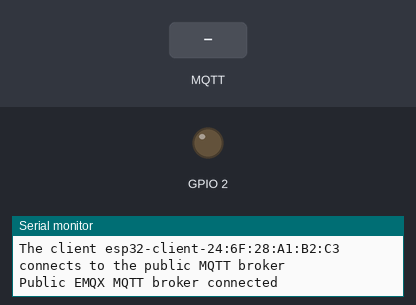
The sketch below on a simulated ESP32. Shown: output pins drawn as LEDs (lit = HIGH), the last lines printed to the serial monitor. The inputs (shaded band) are chosen by the test bench. WiFi joins after 1.5 s; servers stay silent unless stated; no MQTT or app messages arrive unless stated.

Above: at 2.7 s.
2.8 s: MQTT message "on" arrives on the first subscribed topic
At 3.6 s:
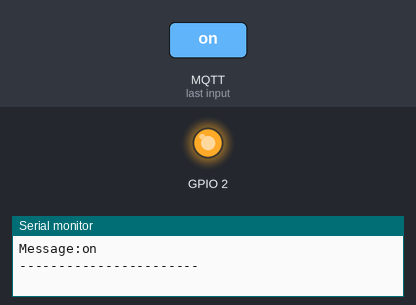
4.3 s: MQTT message "off" arrives on the first subscribed topic
At 4.7 s:
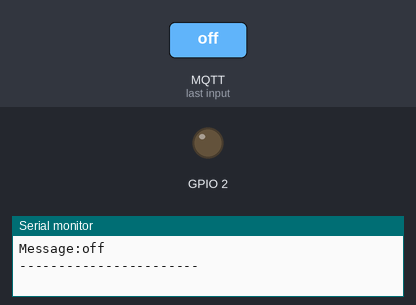
Timing chart, 0 to 7.3 s (numbered marks = the images above; inputs shaded):
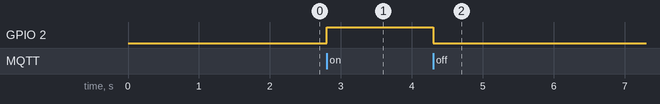

The sketch:

main.ino
```cpp
#include <WiFi.h>
#include <PubSubClient.h>

// WiFi
const char *ssid = "berkembang-hmft"; // Enter your Wi-Fi name
const char *password = "12345678";  // Enter Wi-Fi password

// MQTT Broker
const char *mqtt_broker = "broker.emqx.io";
const char *topic = "berkembang-hmft/mqtt-tutorial";
const char *mqtt_username = "emqx";
const char *mqtt_password = "public";
const int mqtt_port = 1883;

WiFiClient espClient;
PubSubClient client(espClient);

void setup() {
    // Set software serial baud to 115200;
    Serial.begin(115200);
    // Initialize built-in LED pin as an output.
    pinMode(2, OUTPUT);
    // Connecting to a WiFi network
    WiFi.begin(ssid, password);
    while (WiFi.status() != WL_CONNECTED) {
        delay(500);
        Serial.println("Connecting to WiFi..");
    }
    Serial.println("Connected to the Wi-Fi network");
    //connecting to a mqtt broker
    client.setServer(mqtt_broker, mqtt_port);
    client.setCallback(callback);
    while (!client.connected()) {
        String client_id = "esp32-client-";
        client_id += String(WiFi.macAddress());
        Serial.printf("The client %s connects to the public MQTT broker\n", client_id.c_str());
        if (client.connect(client_id.c_str(), mqtt_username, mqtt_password)) {
            Serial.println("Public EMQX MQTT broker connected");
        } else {
            Serial.print("failed with state ");
            Serial.print(client.state());
            delay(2000);
        }
    }
    // Publish and subscribe
    client.publish(topic, "Hi, I'm ESP32 ^^");
    client.subscribe(topic);
}

void callback(char *topic, byte *payload, unsigned int length) {
    Serial.print("Message arrived in topic: ");
    Serial.println(topic);
    Serial.print("Message:");
    String message;
    for (int i = 0; i < length; i++) {
        message += (char) payload[i];
    }
    Serial.println(message);
    Serial.println("-----------------------");

    // Check the message and turn the built-in LED on or off accordingly
    if (message == "on") {
        digitalWrite(2, HIGH); // Turn the LED on
    } else if (message == "off") {
        digitalWrite(2, LOW); // Turn the LED off
    }
}

void loop() {
    client.loop();
}
```

Measured:
- after the input at 2.8 s, GPIO 2: LOW → HIGH at once
- after the input at 4.3 s, GPIO 2: HIGH → LOW at once
